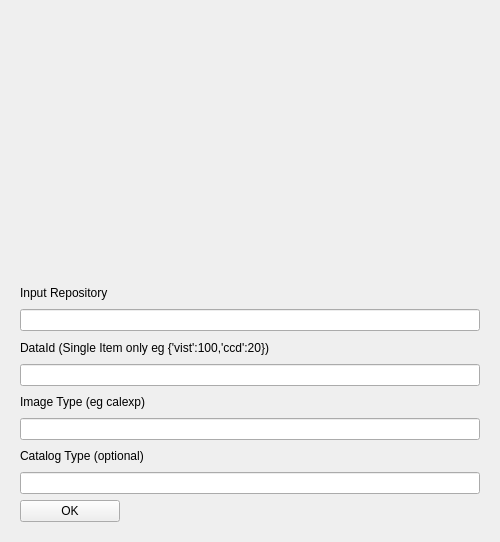
<?xml version="1.0" encoding="UTF-8"?>
<ui version="4.0">
 <class>lsst_explorer</class>
 <widget class="QWidget" name="lsst_explorer">
  <property name="enabled">
   <bool>true</bool>
  </property>
  <property name="geometry">
   <rect>
    <x>0</x>
    <y>0</y>
    <width>500</width>
    <height>542</height>
   </rect>
  </property>
  <property name="minimumSize">
   <size>
    <width>350</width>
    <height>0</height>
   </size>
  </property>
  <property name="windowTitle">
   <string>Form</string>
  </property>
  <layout class="QVBoxLayout" name="verticalLayout_3">
   <item>
    <layout class="QVBoxLayout" name="verticalLayout">
     <item>
      <widget class="QWidget" name="PropertiesWidget" native="true">
       <property name="enabled">
        <bool>false</bool>
       </property>
      </widget>
     </item>
     <item>
      <widget class="QWidget" name="InputWidget" native="true">
       <layout class="QVBoxLayout" name="verticalLayout_2">
        <item>
         <layout class="QGridLayout" name="gridLayout">
          <item row="0" column="0">
           <widget class="QLabel" name="label">
            <property name="maximumSize">
             <size>
              <width>100</width>
              <height>30</height>
             </size>
            </property>
            <property name="text">
             <string>Input Repository</string>
            </property>
           </widget>
          </item>
          <item row="1" column="0">
           <widget class="QLineEdit" name="InputEdit">
            <property name="enabled">
             <bool>true</bool>
            </property>
           </widget>
          </item>
          <item row="2" column="0">
           <widget class="QLabel" name="label_2">
            <property name="maximumSize">
             <size>
              <width>16777215</width>
              <height>30</height>
             </size>
            </property>
            <property name="text">
             <string>DataId (Single Item only eg {'vist':100,'ccd':20})</string>
            </property>
           </widget>
          </item>
          <item row="3" column="0">
           <widget class="QLineEdit" name="DataIdEdit">
            <property name="enabled">
             <bool>true</bool>
            </property>
           </widget>
          </item>
          <item row="4" column="0">
           <widget class="QLabel" name="label_3">
            <property name="maximumSize">
             <size>
              <width>16777215</width>
              <height>30</height>
             </size>
            </property>
            <property name="text">
             <string>Image Type (eg calexp)</string>
            </property>
           </widget>
          </item>
          <item row="5" column="0">
           <widget class="QLineEdit" name="ImageTypeEdit"/>
          </item>
          <item row="6" column="0">
           <widget class="QLabel" name="label_4">
            <property name="maximumSize">
             <size>
              <width>16777215</width>
              <height>30</height>
             </size>
            </property>
            <property name="text">
             <string>Catalog Type (optional)</string>
            </property>
           </widget>
          </item>
          <item row="7" column="0">
           <widget class="QLineEdit" name="CatalogTypeEdit"/>
          </item>
          <item row="8" column="0">
           <widget class="QPushButton" name="AcceptButton">
            <property name="enabled">
             <bool>true</bool>
            </property>
            <property name="maximumSize">
             <size>
              <width>100</width>
              <height>16777215</height>
             </size>
            </property>
            <property name="text">
             <string>OK</string>
            </property>
           </widget>
          </item>
         </layout>
        </item>
       </layout>
      </widget>
     </item>
    </layout>
   </item>
  </layout>
 </widget>
 <resources/>
 <connections/>
</ui>
